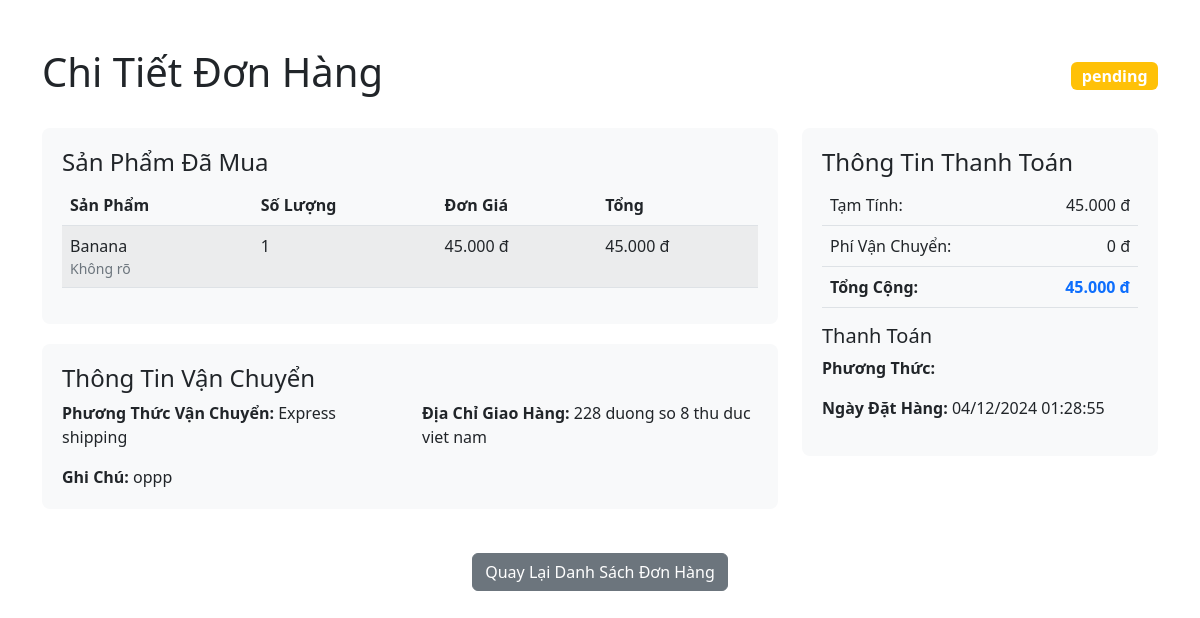
Screenshot of /order_detail.php?order_id=51 (signed in) with the database file from the repository.
### tables this page shows
CREATE TABLE IF NOT EXISTS `orders` (
  `id` int NOT NULL AUTO_INCREMENT,
  `user_id` int NOT NULL,
  `total_price` double NOT NULL,
  `status` enum('pending','processing','completed','canceled') DEFAULT 'pending',
  `payment_method` enum('cod','credit_card','momo','vnpay') DEFAULT 'cod',
  `notes` text NOT NULL,
  `address` varchar(191) NOT NULL,
  `shipping_method` enum('Standard shipping','Express shipping','Free Shipping') NOT NULL,
  `created_at` datetime DEFAULT CURRENT_TIMESTAMP,
  `updated_at` datetime DEFAULT CURRENT_TIMESTAMP ON UPDATE CURRENT_TIMESTAMP,
  PRIMARY KEY (`id`),
  KEY `user_id` (`user_id`)
);

CREATE TABLE IF NOT EXISTS `order_items` (
  `id` int NOT NULL AUTO_INCREMENT,
  `order_id` int NOT NULL,
  `product_id` int NOT NULL,
  `quantity` int NOT NULL,
  `price` decimal(10,2) NOT NULL,
  PRIMARY KEY (`id`),
  KEY `order_id` (`order_id`),
  KEY `product_id` (`product_id`)
);

CREATE TABLE IF NOT EXISTS `products` (
  `id` int NOT NULL AUTO_INCREMENT,
  `name` varchar(191) NOT NULL,
  `description` text,
  `price` double(10,2) NOT NULL,
  `discount` int DEFAULT '0',
  `category_id` int DEFAULT NULL,
  `image` varchar(191) DEFAULT NULL,
  `rating` int NOT NULL,
  `created_at` datetime DEFAULT CURRENT_TIMESTAMP,
  `updated_at` datetime DEFAULT CURRENT_TIMESTAMP ON UPDATE CURRENT_TIMESTAMP,
  PRIMARY KEY (`id`),
  KEY `category_id` (`category_id`)
);

### app/models/Order.php (called while the page is built, shortened)
<?php
require_once 'Database.php';
class Order extends Database {
    public function getOrderById($orderId) {
        $sql = "SELECT * FROM orders WHERE id = ?";
        $stmt = parent::$connection->prepare($sql);
        $stmt->bind_param("i", $orderId);
        $stmt->execute();
        return $stmt->get_result()->fetch_assoc();
    }
    public function getOrderItems($orderId) {
        $sql = "SELECT * FROM order_items WHERE order_id = ?";
        $stmt = parent::$connection->prepare($sql);
        $stmt->bind_param("i", $orderId);
        $stmt->execute();
        return $stmt->get_result()->fetch_all(MYSQLI_ASSOC);
    }
}
?>

### app/models/Product.php (called while the page is built, shortened)
<?php
require_once 'Database.php';
class Product extends Database
{
    public function getProductById($id)
    {
        $sql = parent::$connection->prepare('SELECT * FROM products WHERE id=?');
        $sql->bind_param('i', $id);
        return parent::select($sql)[0];
    }
}

### app/models/Database.php (called while the page is built, shortened)
<?php
    class Database {
        public function select ($sql)
        {
            $sql->execute();
            $item=$sql->get_result()->fetch_all(MYSQLI_ASSOC);
            return $item;
        }
    }
?>

### order_detail.php (the view, shortened to what this page needs)
<?php
require_once 'config/database.php';
require_once 'app/models/Order.php';
require_once 'app/models/Product.php';
$orderId = $_GET['order_id'];
$orderModel = new Order();
$productModel = new Product();
$orderDetails = $orderModel->getOrderById($orderId);
$orderItems = $orderModel->getOrderItems($orderId);
$subTotal = 0;
$shippingCost = 0;
?>
<!DOCTYPE html>
<html lang="vi">
<head>
    <link href="https://cdn.jsdelivr.net/npm/bootstrap@5.2.3/dist/css/bootstrap.min.css" rel="stylesheet">
</head>
<body>
    <div class="container mt-5">
        <div class="row">
            <div class="col-12">
                <div class="d-flex justify-content-between align-items-center mb-4">
                    <h1>Chi Tiết Đơn Hàng</h1>
                    <div>
                        <span class="badge
                            <?php
                            switch($orderDetails['status']) {
                                case 'pending': echo 'bg-warning'; break;
                            }
                            ?> status-badge">
                            <?php echo $orderDetails['status']; ?>
                        </span>
                    </div>
                </div>
                <div class="row">
                    <div class="col-md-8">
                        <div class="order-detail-section">
                            <h4>Sản Phẩm Đã Mua</h4>
                            <table class="table table-striped">
                                <thead>
                                    <tr>
                                        <th>Sản Phẩm</th>
                                        <th>Số Lượng</th>
                                        <th>Đơn Giá</th>
                                        <th>Tổng</th>
                                    </tr>
                                </thead>
                                <tbody>
                                    <?php foreach ($orderItems as $item):
                                        $product = $productModel->getProductById($item['product_id']);
                                        $itemTotal = $item['quantity'] * $item['price'];
                                        $subTotal += $itemTotal;
                                    ?>
                                        <tr>
                                            <td>
                                                <?php echo htmlspecialchars($product['name']); ?>
                                                <small class="d-block text-muted">
                                                    <?php echo htmlspecialchars($product['category_name'] ?? 'Không rõ'); ?>
                                                </small>
                                            </td>
                                            <td><?php echo $item['quantity']; ?></td>
                                            <td><?php echo number_format($item['price'], 0, ',', '.'); ?> đ</td>
                                            <td><?php echo number_format($itemTotal, 0, ',', '.'); ?> đ</td>
                                        </tr>
                                    <?php endforeach; ?>
                                </tbody>
                            </table>
                        </div>
                        <div class="order-detail-section">
                            <h4>Thông Tin Vận Chuyển</h4>
                            <div class="row">
                                <div class="col-md-6">
                                    <strong>Phương Thức Vận Chuyển:</strong>
                                    <?php echo htmlspecialchars($orderDetails['shipping_method']); ?>
                                </div>
                                <div class="col-md-6">
                                    <strong>Địa Chỉ Giao Hàng:</strong>
                                    <?php echo htmlspecialchars($orderDetails['address']); ?>
                                </div>
                            </div>
                            <?php if (!empty($orderDetails['notes'])): ?>
                                <div class="mt-3">
                                    <strong>Ghi Chú:</strong>
                                    <?php echo htmlspecialchars($orderDetails['notes']); ?>
                                </div>
                            <?php endif; ?>
                        </div>
                    </div>
                    <div class="col-md-4">
                        <div class="order-detail-section">
                            <h4>Thông Tin Thanh Toán</h4>
                            <table class="table">
                                <tr>
                                    <td>Tạm Tính:</td>
                                    <td class="text-end">
                                        <?php echo number_format($subTotal, 0, ',', '.'); ?> đ
                                    </td>
                                </tr>
                                <tr>
                                    <td>Phí Vận Chuyển:</td>
                                    <td class="text-end">
                                        <?php echo number_format($shippingCost, 0, ',', '.'); ?> đ
                                    </td>
                                </tr>
                                <tr>
                                    <td><strong>Tổng Cộng:</strong></td>
                                    <td class="text-end text-primary">
                                        <strong>
                                            <?php echo number_format($subTotal + $shippingCost, 0, ',', '.'); ?> đ
                                        </strong>
                                    </td>
                                </tr>
                            </table>
                            <div class="payment-info mt-3">
                                <h5>Thanh Toán</h5>
                                <p>
                                    <strong>Phương Thức:</strong>
                                </p>
                                <p>
                                    <strong>Ngày Đặt Hàng:</strong>
                                    <?php echo date('d/m/Y H:i:s', strtotime($orderDetails['created_at'])); ?>
                                </p>
                            </div>
                        </div>
                    </div>
                </div>
                <div class="text-center mt-4">
                    <a href="order_history.php" class="btn btn-secondary">Quay Lại Danh Sách Đơn Hàng</a>
                </div>
            </div>
        </div>
    </div>
</body>
</html>

### order_detail.php (style rules this page uses)
.order-detail-section { background-color: #f8f9fa; border-radius: 8px; padding: 20px; margin-bottom: 20px; }
.status-badge { font-size: 1rem; }

### rows the page displays
orders: status "pending", shipping_method "Express shipping", address "228 duong so 8 thu duc viet nam", notes "oppp", created_at "04/12/2024 01:28:55"
order_items: product.name "Banana", category_name "Không rõ", quantity "1", price "45.000", itemTotal "45.000"

### other values shown
$subTotal "45.000"
$shippingCost "0"
$subTotal + $shippingCost "45.000"
